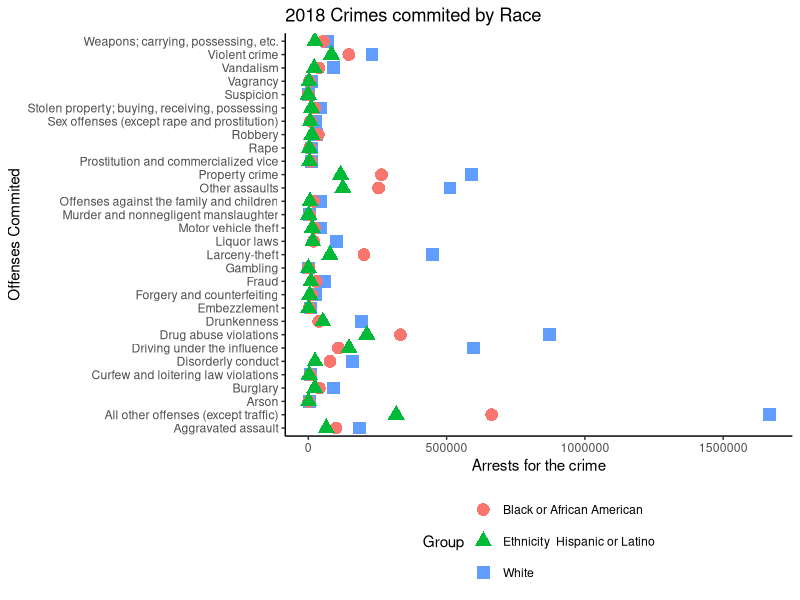
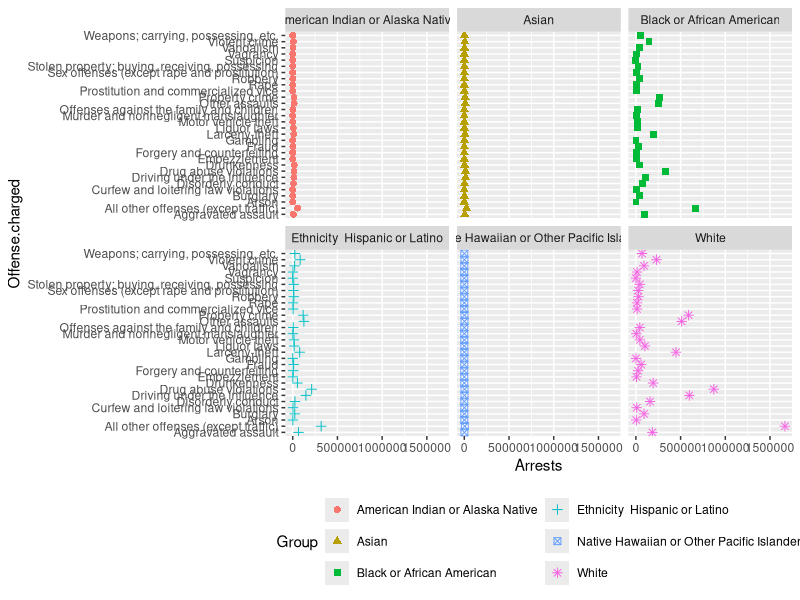

Here is the R script that generated these plots, in order:
## ---- chunk 1
#| echo: true
#| fig-height: 10
# install.packages("ggplot2")
library(ggplot2)
library(tidyverse)
mydata <- read.csv("../../18tbl43a.csv")

mydata$Race..Total <- as.numeric(
  gsub(
    ",",
    "",
    mydata$Race..Total
  )
)

mydata$Race..White <- as.numeric(
  gsub(
    ",",
    "",
    mydata$Race..White
  )
)

mydata$Race..Black.or.African.American<-as.numeric(
  gsub(
    ",",
    "",
      mydata$Race..Black.or.African.American
  )
)

mydata$Race..American.Indian.or.Alaska.Native <- as.numeric(
  gsub(
    ",",
    "",
      mydata$Race..American.Indian.or.Alaska.Native
  )
)

mydata$Race..Asian <-as.numeric(
  gsub(
    ",",
    "",
      mydata$Race..Asian
  )
)

mydata$Race..American.Indian.or.Alaska.Native<-as.numeric(
  gsub(
    ",",
    "",
      mydata$Race..American.Indian.or.Alaska.Native
  )
)

mydata$Race..Native.Hawaiian.or.Other.Pacific.Islander<-as.numeric(
  gsub(
    ",",
    "",
      mydata$Race..Native.Hawaiian.or.Other.Pacific.Islander
  )
)

mydata$Ethnicity..Not.Hispanic.or.Latino<-as.numeric(
  gsub(
    ",",
    "",
      mydata$Ethnicity..Not.Hispanic.or.Latino
  )
)

mydata$Ethnicity..Total<- as.numeric(
  gsub(
    ",",
    "",
      mydata$Ethnicity..Total
  )
)

mydata$Ethnicity..Hispanic.or.Latino<-as.numeric(
  gsub(
    ",",
    "",
      mydata$Ethnicity..Hispanic.or.Latino
  )
)

mydata_fixed <- gather(
  slice(mydata, c(-1)),  
  Group, 
  Arrests, 
  c(Race..White:Race..Black.or.African.American, Ethnicity..Hispanic.or.Latino), 
  factor_key = TRUE
  
)
mydata_fixed <- mydata_fixed |> select(c(1, 17:18))
mydata_fixed$Group <- gsub("Race..", "", mydata_fixed$Group)
mydata_fixed$Group <- gsub("\\.", " ", mydata_fixed$Group)

 

ggplot(data = mydata_fixed, mapping = aes(x = Arrests , y = Offense.charged, color = Group, shape = Group)) + geom_point(size = 4) + theme_classic() + theme(legend.position="bottom") +  guides(color = guide_legend(nrow = 3)) + labs(title = "2018 Crimes commited by Race", y = "Offenses Commited", x = "Arrests for the crime")

mydata_percent <- mydata_fixed

# white
mydata_percent$Arrests <- mydata_percent$Arrests / 249604563
#black
mydata_percent$Arrests <- mydata_percent$Arrests / 43857361
#hispanic
mydata_percent$Arrests <- mydata_percent$Arrests /59468833

## ---- chunk 2
#| fig-height: 10
#| fig-width: 10

mydata_all <- gather(
  slice(mydata, c(-1)),  
  Group, 
  Arrests, 
  c(Race..White:Race..Native.Hawaiian.or.Other.Pacific.Islander, Ethnicity..Hispanic.or.Latino), 
  factor_key = TRUE
  
)
mydata_all <- mydata_all |> select(c(1, 14:15))
mydata_all$Group <- gsub("Race..", "", mydata_all$Group)
mydata_all$Group <- gsub("\\.", " ", mydata_all$Group)



ggplot(data = mydata_all, mapping = aes(x = Arrests , y = Offense.charged, color = Group, shape = Group)) + geom_point(size = 2) + facet_wrap(~Group) + theme(legend.position="bottom") +  guides(color = guide_legend(nrow = 3))
 
